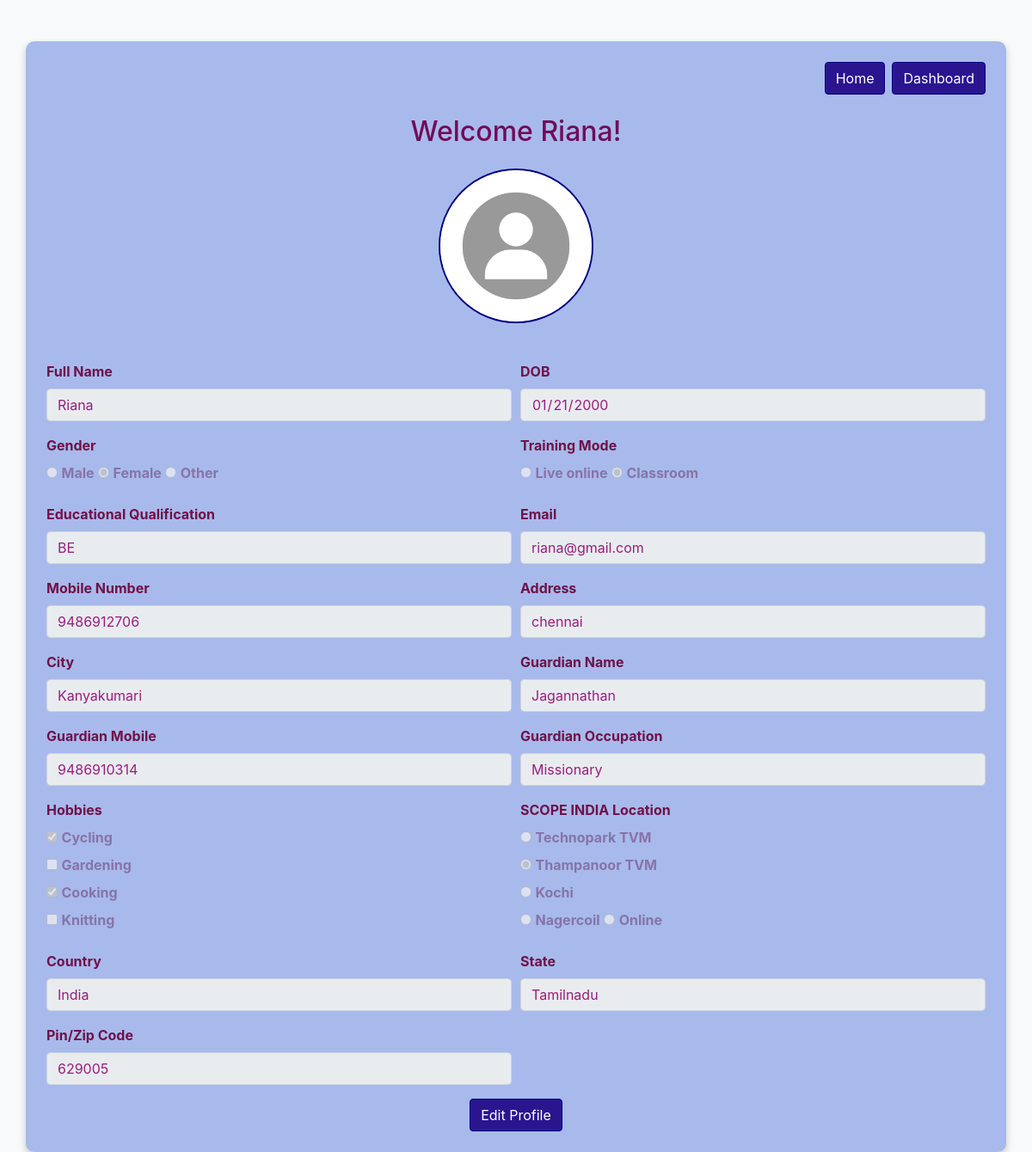
The page /profile/Riana on the database its author committed.
### myapp/models.py (models this page shows)
class Registration(models.Model):
    data= [('male', 'Male'),('female', 'Female'),('other', 'Other')]
    data2 = [('Live online', 'Live online'),('Classroom', 'Classroom'),]
    data3 = [('Technopark TVM', 'Technopark TVM'),('Thampanoor TVM', 'Thampanoor TVM'),('Kochi', 'Kochi'),('Nagercoil', 'Nagercoil'),('Online', 'Online'),]
    data4= [('cycling', 'cycling'),('gardening', 'gardening'),('cooking', 'cooking'),('knitting', 'knitting'),]
    full_name=models.CharField(max_length=100)
    date_of_birth=models.DateField()
    gender = models.CharField(max_length=10,choices=data)
    educational_qualification=models.CharField(max_length=100)
    upload_avatar = models.FileField(upload_to="user_avatar")
    mobile_number=models.IntegerField()
    email=models.EmailField(max_length=254)
    guardians_mobile=models.IntegerField()
    training_mode = models.CharField(max_length=20,choices=data2)
    location = models.CharField(max_length=20,choices=data3)
    guardians_name=models.CharField(max_length=100,blank=True)
    guardians_occupation=models.CharField(max_length=100,blank=True)
    hobbies=models.TextField()
    address=models.CharField(max_length=100,null=True)
    country=models.CharField(max_length=100,null=True)
    state=models.CharField(max_length=100,null=True)
    city=models.CharField(max_length=100,null=True)
    pin_zip_code=models.IntegerField(null=True)
    user = models.OneToOneField(User, on_delete=models.CASCADE, related_name='registration',null=True)

### myapp/views.py (the view)
# urls.py: path('profile/<str:username>',Detail.as_view(),name='Detail'),
class Detail(DetailView):
    model = Registration
    template_name = 'profile.html'
    context_object_name = 'detail'
    def get_object(self, queryset=None):
        user = User.objects.get(username=self.kwargs['username'])
        registration = Registration.objects.get(user=user)
        return registration
    def get_context_data(self, **kwargs):
        context = super().get_context_data(**kwargs)
        context['detail'].hobbies_list = context['detail'].hobbies.split(', ')
        return context

### myapp/templates/profile.html (shortened to what this page needs)
{% load static %}
<!DOCTYPE html>
<html lang="en">
<head>
    <link href="https://stackpath.bootstrapcdn.com/bootstrap/4.5.2/css/bootstrap.min.css" rel="stylesheet">
</head>
<body>
    <div class="container mt-5 p-4">
        <div class="d-flex justify-content-end">
            <a href="{% url 'home' %}"><button class="btn btn-custom mr-2">Home</button></a>
            <a href="{% url 'course_list' %}"><button class="btn btn-custom">Dashboard</button></a>
        </div>
        <h2 class="text-center my-4">Welcome {{detail.user}}!</h2>
        <div class="text-center mb-4">
            {% if detail.upload_avatar %}
                <img src="{{ detail.upload_avatar.url }}" class="rounded-circle profile-photo" alt="Profile Photo" height="180px" width="180px">
            {% else %}
                <img src="{% static 'images/avatar.jpeg' %}" class="rounded-circle profile-photo" alt="Profile Photo" height="180px" width="180px">
            {% endif %}
        </div>
        <form>
            <div class="form-row">
                <div class="form-group col-md-6">
                    <label for="fullName">Full Name</label>
                    <input type="text" class="form-control" id="fullName" value="{{detail.full_name}}" disabled>
                </div>
                <div class="form-group col-md-6">
                    <label for="dob">DOB</label>
                    <input type="date" class="form-control" id="dob" value="{{ detail.date_of_birth|date:'Y-m-d' }}" disabled>
                </div>
            </div>
            <div class="form-row">
                <div class="form-group col-md-6">
                    <label class="mb-2">Gender</label><br>
                        <input type="radio" name="gender" id="genderMale" value="Male" {% if detail.gender == "male" %}checked{% endif %} disabled>
                        <label for="genderMale">Male</label>
                        <input type="radio" name="gender" id="genderFemale" value="Female" {% if detail.gender == "female" %}checked{% endif %} disabled>
                        <label for="genderFemale">Female</label>
                        <input type="radio" name="gender" id="genderOther" value="Other" {% if detail.gender == "other" %}checked{% endif %} disabled>
                        <label for="genderOther">Other</label>
                </div>
                <div class="form-group col-md-6">
                    <label class="mb-2">Training Mode</label><br>
                    <input type="radio" id="online" name="mode" value="Live online" {% if detail.training_mode == "Live online" %}checked{% endif %} disabled>
                    <label for="online">Live online</label>
                    <input type="radio" id="offline" name="mode" value="Classroom" {% if detail.training_mode == "Classroom" %}checked{% endif %} disabled>
                    <label for="offline">Classroom</label>
                </div>
                </div>
                <div class="form-row">
                <div class="form-group col-md-6">
                    <label for="education">Educational Qualification</label>
                    <input type="text" class="form-control" id="education" value="{{detail.educational_qualification}}" disabled>
                </div>
                <div class="form-group col-md-6">
                    <label for="email">Email</label>
                    <input type="email" class="form-control" id="email" value="{{detail.email}}" disabled>
                </div>
            </div>
            <div class="form-row">
                <div class="form-group col-md-6">
                    <label for="mobile">Mobile Number</label>
                    <input type="number" class="form-control" id="mobile" value="{{detail.mobile_number}}" disabled>
                </div>
                <div class="form-group col-md-6">
                    <label for="address">Address</label>
                    <input type="text" class="form-control" id="address" value="{{detail.address}}" disabled>
                </div>
            </div>
            <div class="form-row">
                <div class="form-group col-md-6">
                    <label for="city">City</label>
                    <input type="text" class="form-control" id="city" value="{{detail.city}}" disabled>
                </div>
                <div class="form-group col-md-6">
                    <label for="guardianName">Guardian Name</label>
                    <input type="text" class="form-control" id="guardianName" value="{{detail.guardians_name}}" disabled>
                </div>
            </div>
            <div class="form-row">
                <div class="form-group col-md-6">
                    <label for="guardianMobile">Guardian Mobile</label>
                    <input type="number" class="form-control" id="guardianMobile" value="{{detail.guardians_mobile}}" disabled>
                </div>
                <div class="form-group col-md-6">
                    <label for="guardianOccupation">Guardian Occupation</label>
                    <input type="text" class="form-control" id="guardianOccupation" value="{{detail.guardians_occupation}}" disabled>
                </div>
            </div>
            <div class="form-row">
                <div class="form-group col-md-6">
                    <label class="mb-2">Hobbies</label><br>
                    <input type="checkbox" id="cycling" name="hobbies" value="cycling" {% if 'cycling' in detail.hobbies_list %}checked{% endif %} disabled>
                    <label for="cycling">Cycling</label><br>
                    <input type="checkbox" id="gardening" name="hobbies" value="gardening" {% if 'gardening' in detail.hobbies_list %}checked{% endif %} disabled>
                    <label for="gardening">Gardening</label><br>
                    <input type="checkbox" id="cooking" name="hobbies" value="cooking" {% if 'cooking' in detail.hobbies_list %}checked{% endif %} disabled>
                    <label for="cooking">Cooking</label><br>
                    <input type="checkbox" id="knitting" name="hobbies" value="knitting" {% if 'knitting' in detail.hobbies_list %}checked{% endif %} disabled>
                    <label for="knitting">Knitting</label>
                </div>
                <div class="form-group col-md-6">
                    <label class="mb-2">SCOPE INDIA Location</label><br>
                    <input type="radio" id="technopark" name="location" value="Technopark TVM" {% if detail.location == "Technopark TVM" %}checked{% endif %} disabled>
                    <label for="technopark">Technopark TVM</label><br>
                    <input type="radio" id="thampanoor" name="location" value="Thampanoor TVM" {% if detail.location == "Thampanoor TVM" %}checked{% endif %} disabled>
                    <label for="thampanoor">Thampanoor TVM</label><br>
                    <input type="radio" id="kochi" name="location" value="Kochi" {% if detail.location == "Kochi" %}checked{% endif %} disabled>
                    <label for="kochi">Kochi</label><br>
                    <input type="radio" id="ngl" name="location" value="Nagercoil" {% if detail.location == "Nagercoil" %}checked{% endif %} disabled>
                    <label for="ngl">Nagercoil</label>
                    <input type="radio" id="on" name="location" value="Online" {% if detail.location == "Online" %}checked{% endif %} disabled>
                    <label for="on">Online</label>
                </div>
            </div>
            <div class="form-row">
                <div class="form-group col-md-6">
                    <label for="country">Country</label>
                    <input type="text" class="form-control" id="country" value="{{detail.country}}" disabled>
                </div>
                <div class="form-group col-md-6">
                    <label for="state">State</label>
                    <input type="text" class="form-control" id="state" value="{{detail.state}}" disabled>
                </div>
            </div>
            <div class="form-row">
                <div class="form-group col-md-6">
                    <label for="zipCode">Pin/Zip Code</label>
                    <input type="text" class="form-control" id="zipCode" value="{{detail.pin_zip_code}}" disabled>
                </div>
            </div>
            <div class="text-center">
                <a href="{% url 'update' detail.pk %}">
                    <button type="button" class="btn btn-custom">Edit Profile</button>
                </a>
            </div>
       </form>
    </div>
</body>
</html>
<!-- {% load static %}

### myapp/templates/profile.html (style rules this page uses)
body { background-color: #f8f9fa; }
.container { background-color: #a8baeb; border-radius: 10px; box-shadow: 0 4px 8px rgba(0, 0, 0, 0.2); }
.profile-photo { border: 2px solid navy; margin-bottom: 20px; }
.btn-custom { border-color: navy; background-color: #2b158f; color: #fff; }
label { font-weight: bold; color:rgb(112, 17, 73); }
input[type="checkbox"] + label, input[type="radio"] + label { color: rgb(134, 116, 168); }
input[type="text"], input[type="number"], input[type="date"], input[type="email"] { color: rgb(153, 30, 126); }
h2 { color:rgb(112, 12, 90); }

### rows shown on the page
Registration: user "Riana", upload_avatar (placeholder picture), full_name "Riana", date_of_birth "01/21/2000", gender "☐ Male", gender "☑ Female", gender "☐ Other", training_mode "☐ Live online", training_mode "☑ Classroom", educational_qualification "BE", email "riana@gmail.com", mobile_number "9486912706", address "chennai", city "Kanyakumari", guardians_name "Jagannathan", guardians_mobile "9486910314", guardians_occupation "Missionary", hobbies "☑", location "☐ Technopark TVM", location "☑ Thampanoor TVM", location "☐ Kochi", location "☐ Nagercoil", location "☐ Online", country "India", state "Tamilnadu", pin_zip_code "629005"
